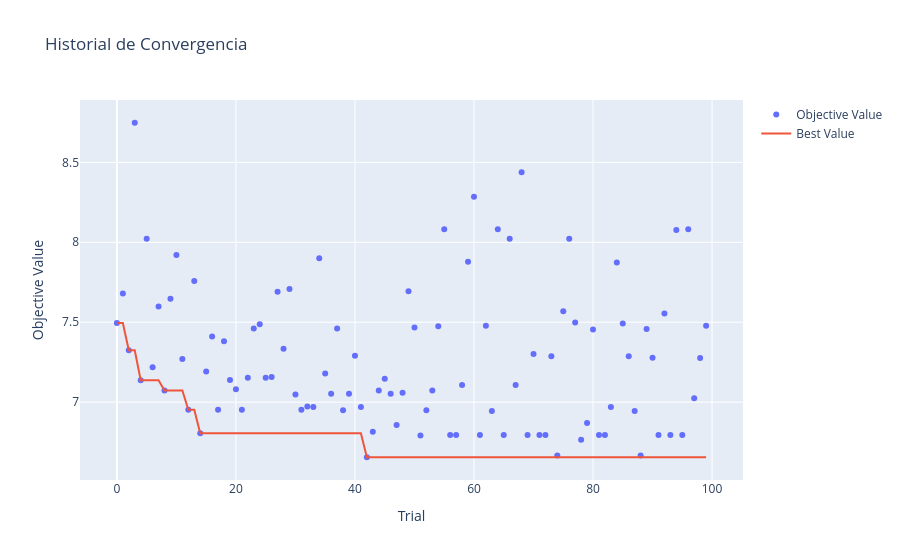
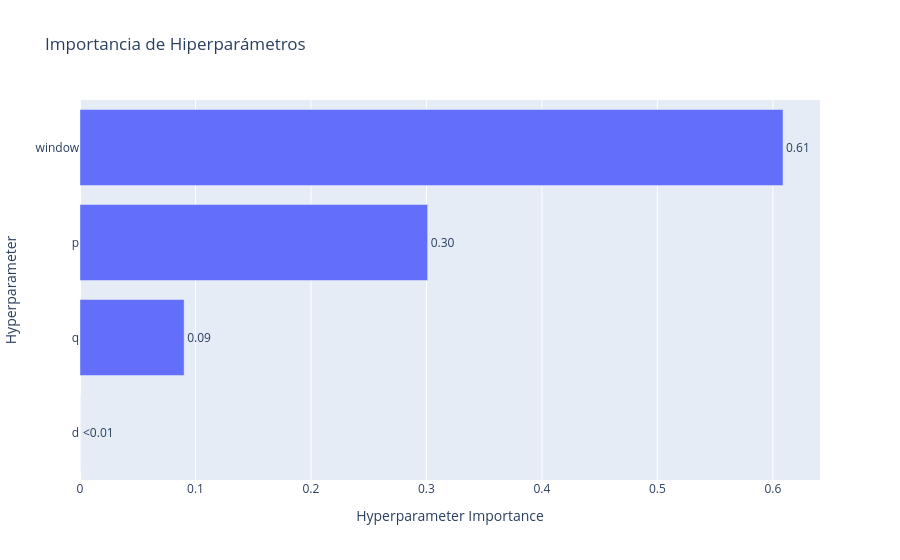
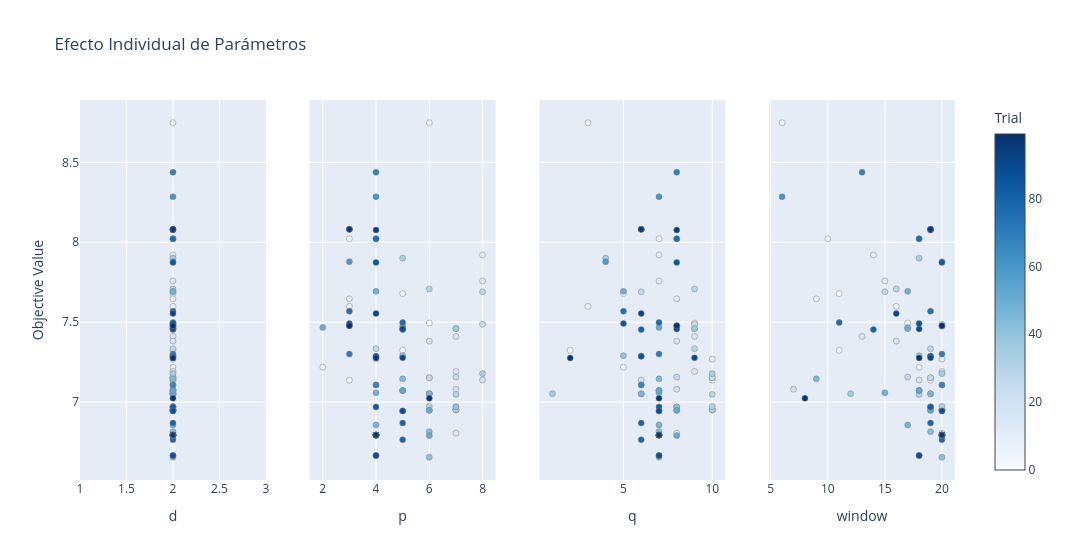
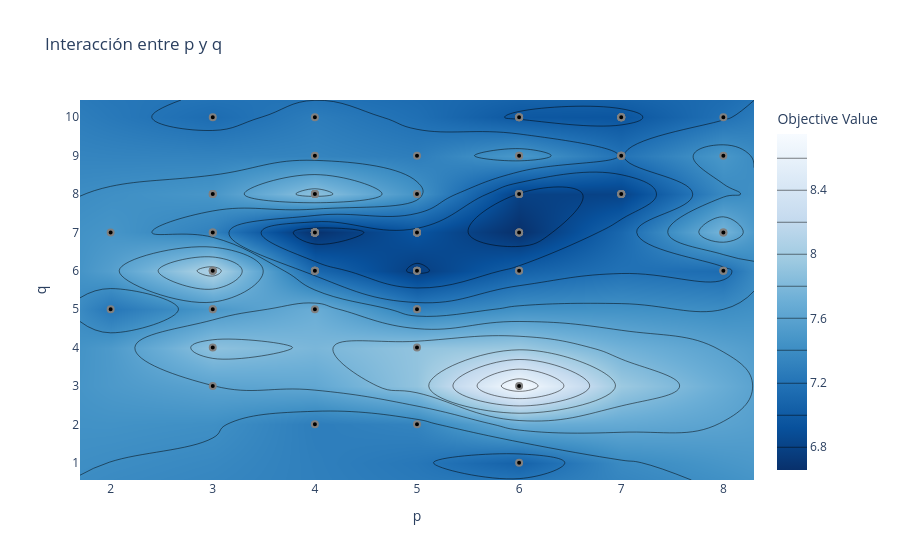

Here is the notebook cell these charts were saved with, in order:
### Code cell
# Visualización de resultados de optimización
from optuna.visualization import (plot_optimization_history, plot_param_importances, 
                                   plot_slice, plot_contour, plot_parallel_coordinate, plot_edf)

# 1. Historial de convergencia
fig1 = plot_optimization_history(study)
fig1.update_layout(title="Historial de Convergencia")
fig1.show()

# 2. Importancia de parámetros
fig2 = plot_param_importances(study)
fig2.update_layout(title="Importancia de Hiperparámetros")
fig2.show()

# 3. Efecto individual de cada parámetro
fig3 = plot_slice(study)
fig3.update_layout(title="Efecto Individual de Parámetros")
fig3.show()

# 4. Relación entre pares de parámetros
fig4 = plot_contour(study, params=["p", "q"])
fig4.update_layout(title="Interacción entre p y q")
fig4.show()

# 5. Coordenadas paralelas
fig5 = plot_parallel_coordinate(study)
fig5.update_layout(title="Coordenadas Paralelas de Hiperparámetros")
fig5.show()

# 6. Distribución empírica acumulada
fig6 = plot_edf(study)
fig6.update_layout(title="Distribución Empírica (EDF) de RMSE")
fig6.show()

### Figure 1 — Plotly figure (JSON) as saved in the notebook; plotly's stock layout.template omitted (floating-point values rounded to 4 significant figures)
{"data": [{"mode": "markers", "name": "Objective Value", "type": "scatter", "x": [0, 1, 2, 3, 4, 5, 6, 7, 8, 9, 10, 11, 12, 13, 14, 15, 16, 17, 18, 19, 20, 21, 22, 23, 24, 25, 26, 27, 28, 29, 30, 31, 32, 33, 34, 35, 36, 37, 38, 39, 40, 41, 42, 43, 44, 45, 46, 47, 48, 49, 50, 51, 52, 53, 54, 55, 56, 57, 58, 59, 60, 61, 62, 63, 64, 65, 66, 67, 68, 69, 70, 71, 72, 73, 74, 75, 76, 77, 78, 79, 80, 81, 82, 83, 84, 85, 86, 87, 88, 89, 90, 91, 92, 93, 94, 95, 96, 97, 98, 99], "y": [7.495, 7.679, 7.324, 8.748, 7.137, 8.022, 7.219, 7.599, 7.073, 7.647, 7.921, 7.269, 6.952, 7.758, 6.806, 7.192, 7.411, 6.952, 7.381, 7.138, 7.081, 6.952, 7.152, 7.46, 7.487, 7.152, 7.157, 7.69, 7.334, 7.708, 7.048, 6.952, 6.973, 6.97, 7.901, 7.179, 7.053, 7.46, 6.949, 7.052, 7.291, 6.97, 6.655, 6.815, 7.073, 7.146, 7.052, 6.857, 7.058, 7.693, 7.467, 6.791, 6.949, 7.073, 7.475, 8.081, 6.794, 6.794, 7.108, 7.879, 8.285, 6.794, 7.478, 6.945, 8.081, 6.794, 8.022, 7.108, 8.438, 6.794, 7.301, 6.794, 6.794, 7.287, 6.666, 7.569, 8.022, 7.498, 6.765, 6.87, 7.454, 6.794, 6.794, 6.97, 7.874, 7.492, 7.287, 6.945, 6.666, 7.458, 7.277, 6.794, 7.554, 6.794, 8.076, 6.794, 8.081, 7.024, 7.277, 7.478]}, {"mode": "lines", "name": "Best Value", "type": "scatter", "x": [0, 1, 2, 3, 4, 5, 6, 7, 8, 9, 10, 11, 12, 13, 14, 15, 16, 17, 18, 19, 20, 21, 22, 23, 24, 25, 26, 27, 28, 29, 30, 31, 32, 33, 34, 35, 36, 37, 38, 39, 40, 41, 42, 43, 44, 45, 46, 47, 48, 49, 50, 51, 52, 53, 54, 55, 56, 57, 58, 59, 60, 61, 62, 63, 64, 65, 66, 67, 68, 69, 70, 71, 72, 73, 74, 75, 76, 77, 78, 79, 80, 81, 82, 83, 84, 85, 86, 87, 88, 89, 90, 91, 92, 93, 94, 95, 96, 97, 98, 99], "y": [7.495, 7.495, 7.324, 7.324, 7.137, 7.137, 7.137, 7.137, 7.073, 7.073, 7.073, 7.073, 6.952, 6.952, 6.806, 6.806, 6.806, 6.806, 6.806, 6.806, 6.806, 6.806, 6.806, 6.806, 6.806, 6.806, 6.806, 6.806, 6.806, 6.806, 6.806, 6.806, 6.806, 6.806, 6.806, 6.806, 6.806, 6.806, 6.806, 6.806, 6.806, 6.806, 6.655, 6.655, 6.655, 6.655, 6.655, 6.655, 6.655, 6.655, 6.655, 6.655, 6.655, 6.655, 6.655, 6.655, 6.655, 6.655, 6.655, 6.655, 6.655, 6.655, 6.655, 6.655, 6.655, 6.655, 6.655, 6.655, 6.655, 6.655, 6.655, 6.655, 6.655, 6.655, 6.655, 6.655, 6.655, 6.655, 6.655, 6.655, 6.655, 6.655, 6.655, 6.655, 6.655, 6.655, 6.655, 6.655, 6.655, 6.655, 6.655, 6.655, 6.655, 6.655, 6.655, 6.655, 6.655, 6.655, 6.655, 6.655]}, {"marker": {"color": "#cccccc"}, "mode": "markers", "name": "Infeasible Trial", "showlegend": false, "type": "scatter", "x": [], "y": []}], "layout": {"title": {"text": "Historial de Convergencia"}, "xaxis": {"title": {"text": "Trial"}}, "yaxis": {"title": {"text": "Objective Value"}}}}

### Figure 2 — Plotly figure (JSON) as saved in the notebook; plotly's stock layout.template omitted (floating-point values rounded to 4 significant figures)
{"data": [{"cliponaxis": false, "hovertemplate": ["d (IntDistribution): 0.0<extra></extra>", "q (IntDistribution): 0.09017251464010495<extra></extra>", "p (IntDistribution): 0.3010529945986697<extra></extra>", "window (IntDistribution): 0.6087744907612254<extra></extra>"], "name": "Objective Value", "orientation": "h", "text": ["<0.01", "0.09", "0.30", "0.61"], "textposition": "outside", "type": "bar", "x": [0, 0.09017, 0.3011, 0.6088], "y": ["d", "q", "p", "window"]}], "layout": {"title": {"text": "Importancia de Hiperparámetros"}, "xaxis": {"title": {"text": "Hyperparameter Importance"}}, "yaxis": {"title": {"text": "Hyperparameter"}}}}

### Figure 3 — Plotly figure (JSON) as saved in the notebook; plotly's stock layout.template omitted (floating-point values rounded to 4 significant figures)
{"data": [{"marker": {"color": [0, 1, 2, 3, 4, 5, 6, 7, 8, 9, 10, 11, 12, 13, 14, 15, 16, 17, 18, 19, 20, 21, 22, 23, 24, 25, 26, 27, 28, 29, 30, 31, 32, 33, 34, 35, 36, 37, 38, 39, 40, 41, 42, 43, 44, 45, 46, 47, 48, 49, 50, 51, 52, 53, 54, 55, 56, 57, 58, 59, 60, 61, 62, 63, 64, 65, 66, 67, 68, 69, 70, 71, 72, 73, 74, 75, 76, 77, 78, 79, 80, 81, 82, 83, 84, 85, 86, 87, 88, 89, 90, 91, 92, 93, 94, 95, 96, 97, 98, 99], "colorbar": {"title": {"text": "Trial"}, "x": 1, "xpad": 40}, "colorscale": [[0, "rgb(247,251,255)"], [0.125, "rgb(222,235,247)"], [0.25, "rgb(198,219,239)"], [0.375, "rgb(158,202,225)"], [0.5, "rgb(107,174,214)"], [0.625, "rgb(66,146,198)"], [0.75, "rgb(33,113,181)"], [0.875, "rgb(8,81,156)"], [1, "rgb(8,48,107)"]], "line": {"color": "Grey", "width": 0.5}, "showscale": true}, "mode": "markers", "name": "Feasible Trial", "showlegend": false, "type": "scatter", "x": [2, 2, 2, 2, 2, 2, 2, 2, 2, 2, 2, 2, 2, 2, 2, 2, 2, 2, 2, 2, 2, 2, 2, 2, 2, 2, 2, 2, 2, 2, 2, 2, 2, 2, 2, 2, 2, 2, 2, 2, 2, 2, 2, 2, 2, 2, 2, 2, 2, 2, 2, 2, 2, 2, 2, 2, 2, 2, 2, 2, 2, 2, 2, 2, 2, 2, 2, 2, 2, 2, 2, 2, 2, 2, 2, 2, 2, 2, 2, 2, 2, 2, 2, 2, 2, 2, 2, 2, 2, 2, 2, 2, 2, 2, 2, 2, 2, 2, 2, 2], "xaxis": "x", "y": [7.495, 7.679, 7.324, 8.748, 7.137, 8.022, 7.219, 7.599, 7.073, 7.647, 7.921, 7.269, 6.952, 7.758, 6.806, 7.192, 7.411, 6.952, 7.381, 7.138, 7.081, 6.952, 7.152, 7.46, 7.487, 7.152, 7.157, 7.69, 7.334, 7.708, 7.048, 6.952, 6.973, 6.97, 7.901, 7.179, 7.053, 7.46, 6.949, 7.052, 7.291, 6.97, 6.655, 6.815, 7.073, 7.146, 7.052, 6.857, 7.058, 7.693, 7.467, 6.791, 6.949, 7.073, 7.475, 8.081, 6.794, 6.794, 7.108, 7.879, 8.285, 6.794, 7.478, 6.945, 8.081, 6.794, 8.022, 7.108, 8.438, 6.794, 7.301, 6.794, 6.794, 7.287, 6.666, 7.569, 8.022, 7.498, 6.765, 6.87, 7.454, 6.794, 6.794, 6.97, 7.874, 7.492, 7.287, 6.945, 6.666, 7.458, 7.277, 6.794, 7.554, 6.794, 8.076, 6.794, 8.081, 7.024, 7.277, 7.478], "yaxis": "y"}, {"marker": {"color": [0, 1, 2, 3, 4, 5, 6, 7, 8, 9, 10, 11, 12, 13, 14, 15, 16, 17, 18, 19, 20, 21, 22, 23, 24, 25, 26, 27, 28, 29, 30, 31, 32, 33, 34, 35, 36, 37, 38, 39, 40, 41, 42, 43, 44, 45, 46, 47, 48, 49, 50, 51, 52, 53, 54, 55, 56, 57, 58, 59, 60, 61, 62, 63, 64, 65, 66, 67, 68, 69, 70, 71, 72, 73, 74, 75, 76, 77, 78, 79, 80, 81, 82, 83, 84, 85, 86, 87, 88, 89, 90, 91, 92, 93, 94, 95, 96, 97, 98, 99], "colorbar": {"title": {"text": "Trial"}, "x": 1, "xpad": 40}, "colorscale": [[0, "rgb(247,251,255)"], [0.125, "rgb(222,235,247)"], [0.25, "rgb(198,219,239)"], [0.375, "rgb(158,202,225)"], [0.5, "rgb(107,174,214)"], [0.625, "rgb(66,146,198)"], [0.75, "rgb(33,113,181)"], [0.875, "rgb(8,81,156)"], [1, "rgb(8,48,107)"]], "line": {"color": "Grey", "width": 0.5}, "showscale": false}, "mode": "markers", "name": "Feasible Trial", "showlegend": false, "type": "scatter", "x": [6, 5, 5, 6, 3, 3, 2, 3, 5, 3, 8, 4, 7, 8, 7, 7, 7, 7, 6, 8, 7, 7, 6, 7, 8, 6, 7, 8, 4, 6, 7, 7, 6, 7, 5, 8, 6, 7, 6, 6, 5, 7, 6, 6, 5, 5, 6, 4, 4, 4, 2, 6, 6, 5, 5, 3, 4, 4, 4, 3, 4, 4, 3, 5, 3, 4, 4, 4, 4, 4, 3, 4, 4, 4, 4, 3, 4, 5, 5, 5, 5, 4, 4, 4, 4, 3, 4, 5, 4, 5, 5, 4, 4, 4, 4, 4, 3, 6, 4, 3], "xaxis": "x2", "y": [7.495, 7.679, 7.324, 8.748, 7.137, 8.022, 7.219, 7.599, 7.073, 7.647, 7.921, 7.269, 6.952, 7.758, 6.806, 7.192, 7.411, 6.952, 7.381, 7.138, 7.081, 6.952, 7.152, 7.46, 7.487, 7.152, 7.157, 7.69, 7.334, 7.708, 7.048, 6.952, 6.973, 6.97, 7.901, 7.179, 7.053, 7.46, 6.949, 7.052, 7.291, 6.97, 6.655, 6.815, 7.073, 7.146, 7.052, 6.857, 7.058, 7.693, 7.467, 6.791, 6.949, 7.073, 7.475, 8.081, 6.794, 6.794, 7.108, 7.879, 8.285, 6.794, 7.478, 6.945, 8.081, 6.794, 8.022, 7.108, 8.438, 6.794, 7.301, 6.794, 6.794, 7.287, 6.666, 7.569, 8.022, 7.498, 6.765, 6.87, 7.454, 6.794, 6.794, 6.97, 7.874, 7.492, 7.287, 6.945, 6.666, 7.458, 7.277, 6.794, 7.554, 6.794, 8.076, 6.794, 8.081, 7.024, 7.277, 7.478], "yaxis": "y2"}, {"marker": {"color": [0, 1, 2, 3, 4, 5, 6, 7, 8, 9, 10, 11, 12, 13, 14, 15, 16, 17, 18, 19, 20, 21, 22, 23, 24, 25, 26, 27, 28, 29, 30, 31, 32, 33, 34, 35, 36, 37, 38, 39, 40, 41, 42, 43, 44, 45, 46, 47, 48, 49, 50, 51, 52, 53, 54, 55, 56, 57, 58, 59, 60, 61, 62, 63, 64, 65, 66, 67, 68, 69, 70, 71, 72, 73, 74, 75, 76, 77, 78, 79, 80, 81, 82, 83, 84, 85, 86, 87, 88, 89, 90, 91, 92, 93, 94, 95, 96, 97, 98, 99], "colorbar": {"title": {"text": "Trial"}, "x": 1, "xpad": 40}, "colorscale": [[0, "rgb(247,251,255)"], [0.125, "rgb(222,235,247)"], [0.25, "rgb(198,219,239)"], [0.375, "rgb(158,202,225)"], [0.5, "rgb(107,174,214)"], [0.625, "rgb(66,146,198)"], [0.75, "rgb(33,113,181)"], [0.875, "rgb(8,81,156)"], [1, "rgb(8,48,107)"]], "line": {"color": "Grey", "width": 0.5}, "showscale": false}, "mode": "markers", "name": "Feasible Trial", "showlegend": false, "type": "scatter", "x": [9, 5, 2, 3, 10, 7, 5, 3, 7, 8, 7, 10, 10, 7, 8, 9, 9, 10, 8, 6, 8, 10, 10, 9, 9, 10, 8, 6, 9, 9, 10, 10, 10, 8, 4, 10, 1, 9, 8, 6, 5, 8, 7, 7, 7, 7, 6, 7, 7, 5, 7, 8, 8, 7, 8, 6, 7, 7, 6, 4, 7, 7, 8, 7, 6, 7, 8, 6, 8, 7, 7, 7, 7, 6, 7, 5, 8, 7, 6, 6, 6, 7, 7, 7, 8, 5, 6, 7, 7, 8, 9, 7, 6, 7, 8, 7, 6, 7, 2, 8], "xaxis": "x3", "y": [7.495, 7.679, 7.324, 8.748, 7.137, 8.022, 7.219, 7.599, 7.073, 7.647, 7.921, 7.269, 6.952, 7.758, 6.806, 7.192, 7.411, 6.952, 7.381, 7.138, 7.081, 6.952, 7.152, 7.46, 7.487, 7.152, 7.157, 7.69, 7.334, 7.708, 7.048, 6.952, 6.973, 6.97, 7.901, 7.179, 7.053, 7.46, 6.949, 7.052, 7.291, 6.97, 6.655, 6.815, 7.073, 7.146, 7.052, 6.857, 7.058, 7.693, 7.467, 6.791, 6.949, 7.073, 7.475, 8.081, 6.794, 6.794, 7.108, 7.879, 8.285, 6.794, 7.478, 6.945, 8.081, 6.794, 8.022, 7.108, 8.438, 6.794, 7.301, 6.794, 6.794, 7.287, 6.666, 7.569, 8.022, 7.498, 6.765, 6.87, 7.454, 6.794, 6.794, 6.97, 7.874, 7.492, 7.287, 6.945, 6.666, 7.458, 7.277, 6.794, 7.554, 6.794, 8.076, 6.794, 8.081, 7.024, 7.277, 7.478], "yaxis": "y3"}, {"marker": {"color": [0, 1, 2, 3, 4, 5, 6, 7, 8, 9, 10, 11, 12, 13, 14, 15, 16, 17, 18, 19, 20, 21, 22, 23, 24, 25, 26, 27, 28, 29, 30, 31, 32, 33, 34, 35, 36, 37, 38, 39, 40, 41, 42, 43, 44, 45, 46, 47, 48, 49, 50, 51, 52, 53, 54, 55, 56, 57, 58, 59, 60, 61, 62, 63, 64, 65, 66, 67, 68, 69, 70, 71, 72, 73, 74, 75, 76, 77, 78, 79, 80, 81, 82, 83, 84, 85, 86, 87, 88, 89, 90, 91, 92, 93, 94, 95, 96, 97, 98, 99], "colorbar": {"title": {"text": "Trial"}, "x": 1, "xpad": 40}, "colorscale": [[0, "rgb(247,251,255)"], [0.125, "rgb(222,235,247)"], [0.25, "rgb(198,219,239)"], [0.375, "rgb(158,202,225)"], [0.5, "rgb(107,174,214)"], [0.625, "rgb(66,146,198)"], [0.75, "rgb(33,113,181)"], [0.875, "rgb(8,81,156)"], [1, "rgb(8,48,107)"]], "line": {"color": "Grey", "width": 0.5}, "showscale": false}, "mode": "markers", "name": "Feasible Trial", "showlegend": false, "type": "scatter", "x": [17, 11, 11, 6, 19, 10, 18, 16, 18, 9, 14, 20, 20, 15, 20, 20, 13, 20, 16, 18, 7, 20, 19, 17, 20, 19, 17, 15, 19, 16, 18, 20, 20, 19, 18, 20, 12, 17, 19, 19, 18, 19, 20, 19, 18, 9, 19, 17, 15, 17, 17, 20, 19, 18, 20, 19, 20, 20, 20, 20, 6, 20, 20, 20, 19, 20, 18, 20, 13, 20, 20, 20, 20, 19, 18, 19, 18, 11, 20, 19, 14, 20, 20, 19, 20, 18, 19, 20, 18, 18, 19, 20, 16, 20, 19, 20, 19, 8, 18, 20], "xaxis": "x4", "y": [7.495, 7.679, 7.324, 8.748, 7.137, 8.022, 7.219, 7.599, 7.073, 7.647, 7.921, 7.269, 6.952, 7.758, 6.806, 7.192, 7.411, 6.952, 7.381, 7.138, 7.081, 6.952, 7.152, 7.46, 7.487, 7.152, 7.157, 7.69, 7.334, 7.708, 7.048, 6.952, 6.973, 6.97, 7.901, 7.179, 7.053, 7.46, 6.949, 7.052, 7.291, 6.97, 6.655, 6.815, 7.073, 7.146, 7.052, 6.857, 7.058, 7.693, 7.467, 6.791, 6.949, 7.073, 7.475, 8.081, 6.794, 6.794, 7.108, 7.879, 8.285, 6.794, 7.478, 6.945, 8.081, 6.794, 8.022, 7.108, 8.438, 6.794, 7.301, 6.794, 6.794, 7.287, 6.666, 7.569, 8.022, 7.498, 6.765, 6.87, 7.454, 6.794, 6.794, 6.97, 7.874, 7.492, 7.287, 6.945, 6.666, 7.458, 7.277, 6.794, 7.554, 6.794, 8.076, 6.794, 8.081, 7.024, 7.277, 7.478], "yaxis": "y4"}], "layout": {"title": {"text": "Efecto Individual de Parámetros"}, "width": 1200, "xaxis": {"anchor": "y", "domain": [0, 0.2125], "title": {"text": "d"}}, "xaxis2": {"anchor": "y2", "domain": [0.2625, 0.475], "title": {"text": "p"}}, "xaxis3": {"anchor": "y3", "domain": [0.525, 0.7375], "title": {"text": "q"}}, "xaxis4": {"anchor": "y4", "domain": [0.7875, 1], "title": {"text": "window"}}, "yaxis": {"anchor": "x", "domain": [0, 1], "title": {"text": "Objective Value"}}, "yaxis2": {"anchor": "x2", "domain": [0, 1], "matches": "y", "showticklabels": false}, "yaxis3": {"anchor": "x3", "domain": [0, 1], "matches": "y", "showticklabels": false}, "yaxis4": {"anchor": "x4", "domain": [0, 1], "matches": "y", "showticklabels": false}}}

### Figure 4 — Plotly figure (JSON) as saved in the notebook; plotly's stock layout.template omitted (floating-point values rounded to 4 significant figures)
{"data": [{"colorbar": {"title": {"text": "Objective Value"}}, "colorscale": [[0, "rgb(247,251,255)"], [0.125, "rgb(222,235,247)"], [0.25, "rgb(198,219,239)"], [0.375, "rgb(158,202,225)"], [0.5, "rgb(107,174,214)"], [0.625, "rgb(66,146,198)"], [0.75, "rgb(33,113,181)"], [0.875, "rgb(8,81,156)"], [1, "rgb(8,48,107)"]], "connectgaps": true, "contours": {"coloring": "heatmap"}, "hoverinfo": "none", "line": {"smoothing": 1.3}, "reversescale": true, "type": "contour", "x": [1.7, 2, 3, 4, 5, 6, 7, 8, 8.3], "y": [0.55, 1, 2, 3, 4, 5, 6, 7, 8, 9, 10, 10.45], "z": [[NaN, NaN, NaN, NaN, NaN, NaN, NaN, NaN, NaN], [NaN, NaN, NaN, NaN, NaN, 7.053, NaN, NaN, NaN], [NaN, NaN, NaN, 7.277, 7.324, NaN, NaN, NaN, NaN], [NaN, NaN, 7.599, NaN, NaN, 8.748, NaN, NaN, NaN], [NaN, NaN, 7.879, NaN, 7.901, NaN, NaN, NaN, NaN], [NaN, 7.219, 7.492, 7.693, 7.291, NaN, NaN, NaN, NaN], [NaN, NaN, 8.081, 7.108, 6.765, 7.052, NaN, 7.138, NaN], [NaN, 7.467, 7.301, 6.666, 6.945, 6.655, NaN, 7.758, NaN], [NaN, NaN, 7.478, 7.874, 7.458, 6.791, 6.806, NaN, NaN], [NaN, NaN, NaN, 7.334, 7.277, 7.495, 7.192, 7.487, NaN], [NaN, NaN, 7.137, 7.269, NaN, 6.973, 6.952, 7.179, NaN], [NaN, NaN, NaN, NaN, NaN, NaN, NaN, NaN, NaN]]}, {"marker": {"color": "black", "line": {"color": "Gray", "width": 2}}, "mode": "markers", "name": "Feasible Trial", "showlegend": false, "type": "scatter", "x": [6, 5, 5, 6, 3, 3, 2, 3, 5, 3, 8, 4, 7, 8, 7, 7, 7, 7, 6, 8, 7, 7, 6, 7, 8, 6, 7, 8, 4, 6, 7, 7, 6, 7, 5, 8, 6, 7, 6, 6, 5, 7, 6, 6, 5, 5, 6, 4, 4, 4, 2, 6, 6, 5, 5, 3, 4, 4, 4, 3, 4, 4, 3, 5, 3, 4, 4, 4, 4, 4, 3, 4, 4, 4, 4, 3, 4, 5, 5, 5, 5, 4, 4, 4, 4, 3, 4, 5, 4, 5, 5, 4, 4, 4, 4, 4, 3, 6, 4, 3], "y": [9, 5, 2, 3, 10, 7, 5, 3, 7, 8, 7, 10, 10, 7, 8, 9, 9, 10, 8, 6, 8, 10, 10, 9, 9, 10, 8, 6, 9, 9, 10, 10, 10, 8, 4, 10, 1, 9, 8, 6, 5, 8, 7, 7, 7, 7, 6, 7, 7, 5, 7, 8, 8, 7, 8, 6, 7, 7, 6, 4, 7, 7, 8, 7, 6, 7, 8, 6, 8, 7, 7, 7, 7, 6, 7, 5, 8, 7, 6, 6, 6, 7, 7, 7, 8, 5, 6, 7, 7, 8, 9, 7, 6, 7, 8, 7, 6, 7, 2, 8]}, {"marker": {"color": "#cccccc", "line": {"color": "Gray", "width": 2}}, "mode": "markers", "name": "Infeasible Trial", "showlegend": false, "type": "scatter", "x": [], "y": []}], "layout": {"title": {"text": "Interacción entre p y q"}, "xaxis": {"range": [1.7, 8.3], "title": {"text": "p"}}, "yaxis": {"range": [0.55, 10.45], "title": {"text": "q"}}}}
